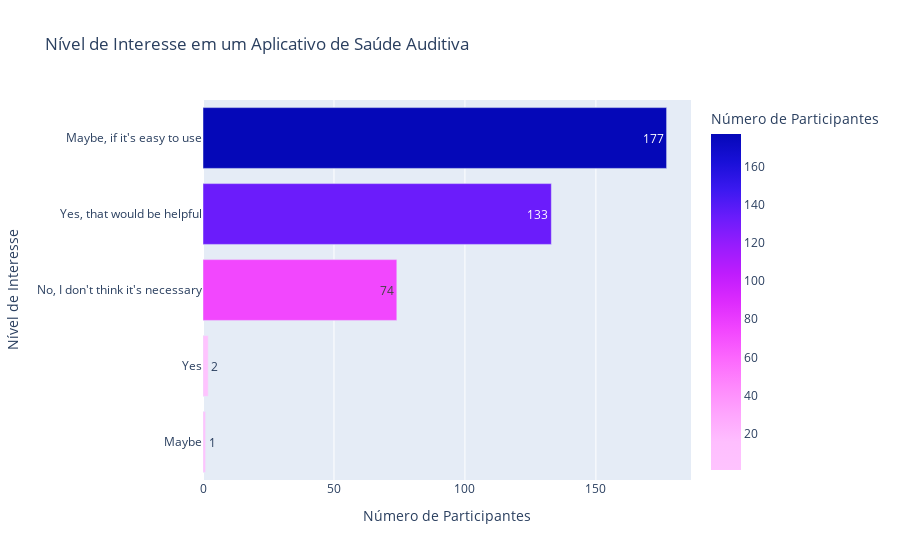

This figure's notebook cell:
### Code cell
# Contar os valores da coluna 'Interest_in_Hearing_App'
interest_counts = df['Interest_in_Hearing_App'].value_counts().reset_index()
interest_counts.columns = ['Nível de Interesse', 'Número de Participantes']

# Criar o gráfico de barras horizontais
fig = px.bar(
    interest_counts,
    x='Número de Participantes',
    y='Nível de Interesse',
    orientation='h',
    title='Nível de Interesse em um Aplicativo de Saúde Auditiva',
    text_auto=True,
    labels={'Nível de Interesse': 'Nível de Interesse', 'Número de Participantes': 'Número de Participantes'},
    color='Número de Participantes',
    color_continuous_scale=px.colors.sequential.Plotly3_r
)

# Ordenar as barras
fig.update_yaxes(categoryorder='total ascending')

### Figure 1 — Plotly figure (JSON) as saved in the notebook; plotly's stock layout.template omitted (floating-point values rounded to 4 significant figures)
{"data": [{"alignmentgroup": "True", "hovertemplate": "Número de Participantes=%{marker.color}<br>Nível de Interesse=%{y}<extra></extra>", "legendgroup": "", "marker": {"color": [177, 133, 74, 2, 1], "coloraxis": "coloraxis", "pattern": {"shape": ""}}, "name": "", "offsetgroup": "", "orientation": "h", "showlegend": false, "textposition": "auto", "texttemplate": "%{x}", "type": "bar", "x": [177, 133, 74, 2, 1], "xaxis": "x", "y": ["Maybe, if it's easy to use", "Yes, that would be helpful", "No, I don't think it's necessary", "Yes", "Maybe"], "yaxis": "y"}], "layout": {"barmode": "relative", "coloraxis": {"colorbar": {"title": {"text": "Número de Participantes"}}, "colorscale": [[0, "#fec3fe"], [0.08333, "#febefe"], [0.1667, "#fea5fd"], [0.25, "#fe88fc"], [0.3333, "#fc67fd"], [0.4167, "#f246fe"], [0.5, "#dd2bfd"], [0.5833, "#bf1cfd"], [0.6667, "#981cfd"], [0.75, "#6b1cfb"], [0.8333, "#3c19f0"], [0.9167, "#1910d8"], [1, "#0508b8"]]}, "legend": {"tracegroupgap": 0}, "title": {"text": "Nível de Interesse em um Aplicativo de Saúde Auditiva"}, "xaxis": {"anchor": "y", "domain": [0, 1], "title": {"text": "Número de Participantes"}}, "yaxis": {"anchor": "x", "categoryorder": "total ascending", "domain": [0, 1], "title": {"text": "Nível de Interesse"}}}}
